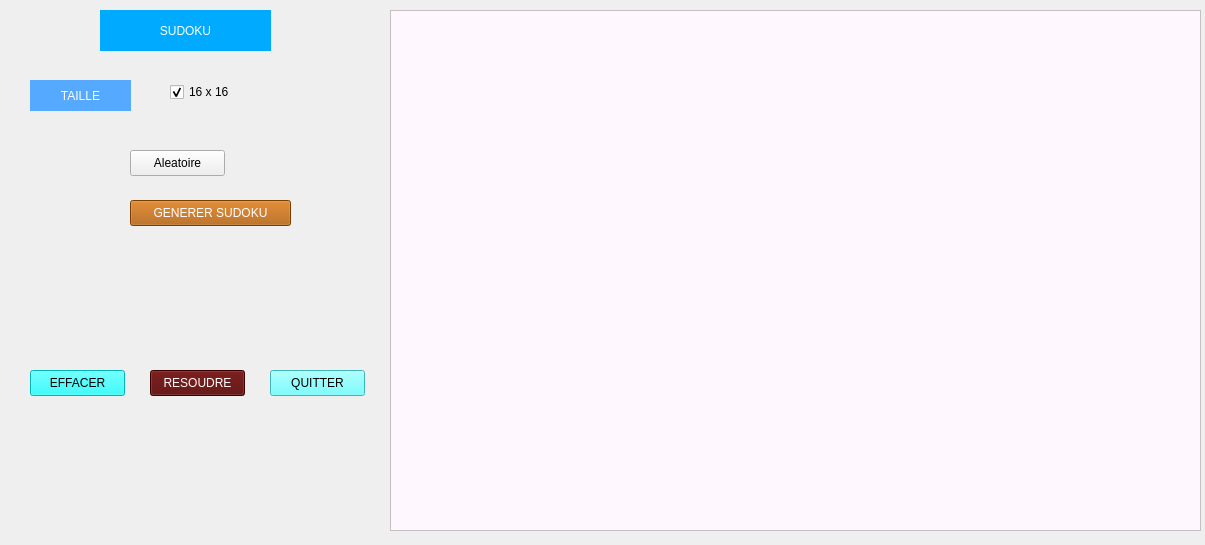
<?xml version="1.0" encoding="UTF-8"?>
<ui version="4.0">
 <class>Form</class>
 <widget class="QWidget" name="Form">
  <property name="geometry">
   <rect>
    <x>0</x>
    <y>0</y>
    <width>1205</width>
    <height>545</height>
   </rect>
  </property>
  <property name="windowTitle">
   <string>Form</string>
  </property>
  <widget class="QLabel" name="label">
   <property name="geometry">
    <rect>
     <x>100</x>
     <y>10</y>
     <width>171</width>
     <height>41</height>
    </rect>
   </property>
   <property name="styleSheet">
    <string notr="true">background-color: rgb(0, 170, 255);
color: rgb(255, 255, 255);
font: italic 11pt &quot;Accanthis ADF Std&quot;;</string>
   </property>
   <property name="text">
    <string>SUDOKU</string>
   </property>
   <property name="alignment">
    <set>Qt::AlignCenter</set>
   </property>
  </widget>
  <widget class="QFrame" name="_bloc1">
   <property name="geometry">
    <rect>
     <x>390</x>
     <y>10</y>
     <width>811</width>
     <height>521</height>
    </rect>
   </property>
   <property name="styleSheet">
    <string notr="true">background-color: rgb(255, 247, 254);</string>
   </property>
   <property name="frameShape">
    <enum>QFrame::StyledPanel</enum>
   </property>
   <property name="frameShadow">
    <enum>QFrame::Raised</enum>
   </property>
  </widget>
  <widget class="QPushButton" name="resoudre">
   <property name="geometry">
    <rect>
     <x>150</x>
     <y>370</y>
     <width>95</width>
     <height>26</height>
    </rect>
   </property>
   <property name="styleSheet">
    <string notr="true">color: rgb(255, 255, 255);
background-color: rgb(85, 0, 0);</string>
   </property>
   <property name="text">
    <string>RESOUDRE</string>
   </property>
   <property name="iconSize">
    <size>
     <width>16</width>
     <height>16</height>
    </size>
   </property>
  </widget>
  <widget class="QLabel" name="label_2">
   <property name="geometry">
    <rect>
     <x>30</x>
     <y>80</y>
     <width>101</width>
     <height>31</height>
    </rect>
   </property>
   <property name="styleSheet">
    <string notr="true">background-color: rgb(85, 170, 255);
color: rgb(255, 255, 255);</string>
   </property>
   <property name="text">
    <string>TAILLE</string>
   </property>
   <property name="alignment">
    <set>Qt::AlignCenter</set>
   </property>
  </widget>
  <widget class="QPushButton" name="generer">
   <property name="geometry">
    <rect>
     <x>130</x>
     <y>200</y>
     <width>161</width>
     <height>26</height>
    </rect>
   </property>
   <property name="styleSheet">
    <string notr="true">background-color: rgb(0, 255, 127);
color: rgb(255, 255, 255);
background-color: rgb(170, 85, 0);</string>
   </property>
   <property name="text">
    <string>GENERER SUDOKU</string>
   </property>
  </widget>
  <widget class="QPushButton" name="effacer">
   <property name="geometry">
    <rect>
     <x>30</x>
     <y>370</y>
     <width>95</width>
     <height>26</height>
    </rect>
   </property>
   <property name="styleSheet">
    <string notr="true">background-color: rgb(0, 255, 255);</string>
   </property>
   <property name="text">
    <string>EFFACER</string>
   </property>
  </widget>
  <widget class="QPushButton" name="quitter">
   <property name="geometry">
    <rect>
     <x>270</x>
     <y>370</y>
     <width>95</width>
     <height>26</height>
    </rect>
   </property>
   <property name="styleSheet">
    <string notr="true">background-color: rgb(85, 255, 255);</string>
   </property>
   <property name="text">
    <string>QUITTER</string>
   </property>
  </widget>
  <widget class="QCheckBox" name="taille_16">
   <property name="geometry">
    <rect>
     <x>170</x>
     <y>80</y>
     <width>100</width>
     <height>24</height>
    </rect>
   </property>
   <property name="acceptDrops">
    <bool>false</bool>
   </property>
   <property name="text">
    <string>16 x 16</string>
   </property>
   <property name="checked">
    <bool>true</bool>
   </property>
   <property name="tristate">
    <bool>true</bool>
   </property>
  </widget>
  <widget class="QPushButton" name="aleatoire">
   <property name="geometry">
    <rect>
     <x>130</x>
     <y>150</y>
     <width>95</width>
     <height>26</height>
    </rect>
   </property>
   <property name="text">
    <string>Aleatoire</string>
   </property>
  </widget>
 </widget>
 <resources/>
 <connections/>
</ui>
